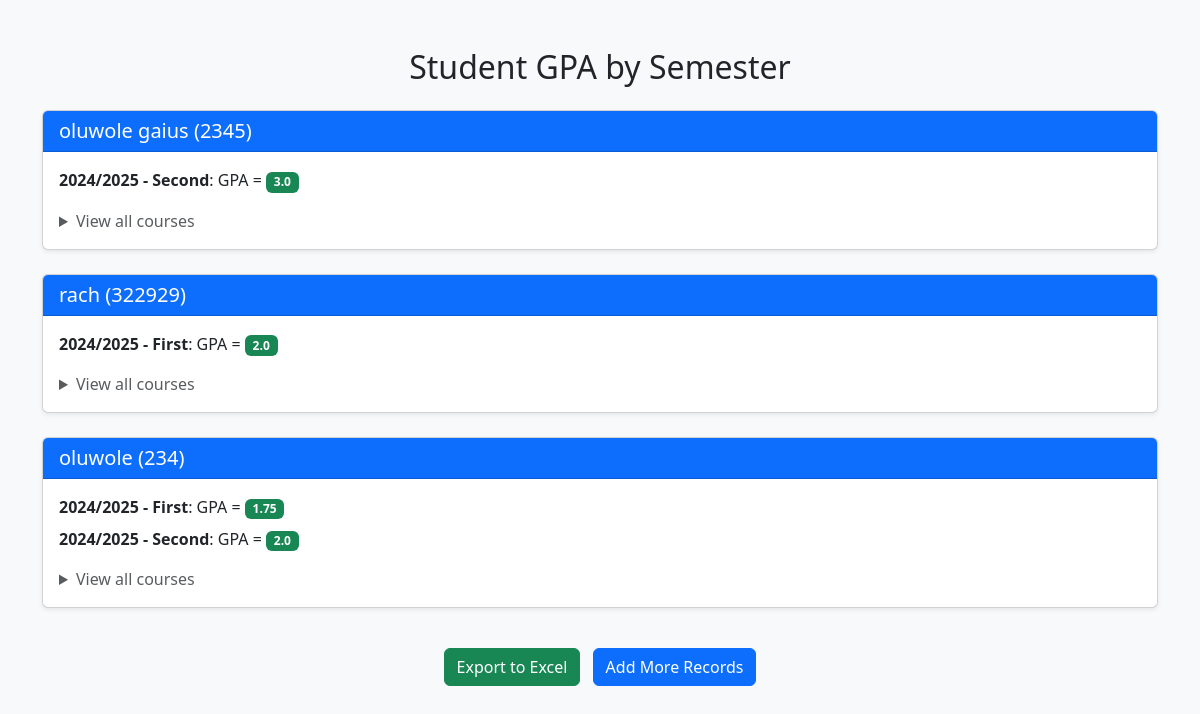
/students (signed in), run on the app's committed database.
### app.py (models this page shows)
class Student(db.Model):
    id = db.Column(db.Integer, primary_key=True)
    name = db.Column(db.String(100), nullable=False)
    matric_no = db.Column(db.String(50), unique=True, nullable=False)
    courses = db.relationship('CourseGrade', backref='student', lazy=True)

class CourseGrade(db.Model):
    id = db.Column(db.Integer, primary_key=True)
    course_name = db.Column(db.String(100), nullable=False)
    score = db.Column(db.Float, nullable=False)
    semester = db.Column(db.String(50), nullable=False)  # e.g., "2024/2025 - First"
    student_id = db.Column(db.Integer, db.ForeignKey('student.id'), nullable=False)

### app.py (the view)
@app.route('/students')
@login_required
def list_students():
    students = Student.query.all()
    student_data = []
    for student in students:
        semesters = {}
        for course in student.courses:
            semesters.setdefault(course.semester, []).append(course)
        semester_gpas = {
            semester: calculate_gpa(courses)
            for semester, courses in semesters.items()
        }
        student_data.append({
            'name': student.name,
            'matric': student.matric_no,
            'semester_gpas': semester_gpas,
            'courses': student.courses
        })
    return render_template('students.html', students=student_data)

### app.py (called while the page is built)
@login_manager.user_loader
def load_user(user_id):
    return User.query.get(int(user_id))

def calculate_gpa(courses):
    total_points = 0
    total_courses = len(courses)
    if total_courses == 0:
        return 0.0
    for course in courses:
        score = course.score
        if score >= 70:
            points = 4.0
        elif score >= 60:
            points = 3.0
        elif score >= 50:
            points = 2.0
        elif score >= 45:
            points = 1.0
        else:
            points = 0.0
        total_points += points
    return round(total_points / total_courses, 2)

### templates/students.html (shortened to what this page needs)
<!DOCTYPE html>
<html lang="en">
<head>
    <link href="https://cdn.jsdelivr.net/npm/bootstrap@5.3.0/dist/css/bootstrap.min.css" rel="stylesheet" />
</head>
<body class="bg-light">
    <div class="container py-5">
        <h2 class="text-center mb-4">Student GPA by Semester</h2>
        {% for student in students %}
        <div class="card mb-4 shadow-sm">
            <div class="card-header bg-primary text-white">
                <h5 class="mb-0">{{ student.name }} ({{ student.matric }})</h5>
            </div>
            <div class="card-body">
                {% for semester, gpa in student.semester_gpas.items() %}
                <div class="mb-2">
                    <strong>{{ semester }}</strong>: GPA = <span class="badge bg-success">{{ gpa }}</span>
                </div>
                {% endfor %}
                <details class="mt-3">
                    <summary class="text-muted">View all courses</summary>
                </details>
            </div>
        </div>
        {% endfor %}
        <div class="text-center">
            <a href="{{ url_for('export_excel') }}" class="btn btn-success mt-3">Export to Excel</a>
            <a href="{{ url_for('add_student') }}" class="btn btn-primary mt-3 ms-2">Add More Records</a>
        </div>
    </div>
</body>
</html>

### data on the page
Student: name "oluwole gaius", matric "2345"
CourseGrade: semester "2024/2025 - Second", gpa "3.0"
Student: name "rach", matric "322929"
CourseGrade: semester "2024/2025 - First", gpa "2.0"
Student: name "oluwole", matric "234"
CourseGrade: semester "2024/2025 - First", gpa "1.75"
CourseGrade: semester "2024/2025 - Second", gpa "2.0"
